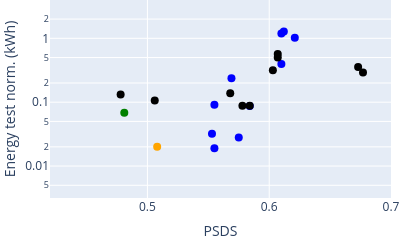

The notebook cell this image was saved under:
### Code cell
# type scale axes
type_xaxes = 'linear'
type_yaxes = 'log'

# axes labels
x_axes_lab = 'PSDS'
y_axes_lab = 'Energy test norm. (kWh)'

# which column to consider for the dataframes
df_x = 'PSDS_1_all'
df_y = 'energy_test_normalized'

figure=1
title = f'plots/psds_energy_test_10_ensemble.pdf'
text = 'code'

# figure = figure + 1

# scatter_compare(df_e_22, df_e_23, df_x, df_y, x_axes_lab, y_axes_lab, text, title, x_axes_lab_2=x_axes_lab_2, type_xaxes=type_xaxes, type_yaxes=type_yaxes, add_base=True, comp_22_23=True)
scatter_bothyears(df_24_ensemble_plus_baseline, df_23_ensemble_plus_baseline, df_x, df_y, x_axes_lab, y_axes_lab, text, title, type_xaxes=type_xaxes, type_yaxes=type_yaxes, x_range=[0.42,0.7], y_range=[-2.5,0.6], top_10=True, save=True, legend=False)

### Figure 1 — Plotly figure (JSON) as saved in the notebook; plotly's stock layout.template omitted (floating-point values rounded to 4 significant figures)
{"data": [{"marker": {"color": "blue", "size": 8}, "mode": "markers", "name": "Entries 2023", "text": ["Zhang_IOA_task4a_1", "Zhang_IOA_task4a_3", "Kim_GIST-HanwhaVision_task4a_5", "Kim_GIST-HanwhaVision_task4a_6", "Liu_SRCN_task4a_1", "Kim_GIST-HanwhaVision_task4a_4", "Wenxin_TJU_task4a_2", "Liu_SRCN_task4a_3", "Li_USTC_task4a_2", "Xiao_FMSG_task4a_5"], "type": "scatter", "x": [0.621, 0.612, 0.61, 0.61, 0.584, 0.575, 0.569, 0.555, 0.555, 0.553], "xaxis": "x", "y": [1.024, 1.28, 1.195, 0.398, 0.087, 0.028, 0.237, 0.091, 0.019, 0.032], "yaxis": "y"}, {"marker": {"color": "black", "size": 8}, "mode": "markers", "name": "Entries 2024", "text": ["Schmid_CPJKU_task4_4", "Schmid_CPJKU_task4_3", "Nam_KAIST_task4_4", "Nam_KAIST_task4_3", "XIAO_FMSG-JLESS_task4_4", "Kim_GIST-HanwhaVision_task4_4", "Kim_GIST-HanwhaVision_task4_2", "Chen_NCUT_task4_4", "LEE_KT_task4_4", "LEE_KT_task4_3"], "type": "scatter", "x": [0.677, 0.673, 0.607, 0.607, 0.603, 0.584, 0.578, 0.568, 0.506, 0.478], "xaxis": "x", "y": [0.2929, 0.3554, 0.5684, 0.5008, 0.3157, 0.08771, 0.08771, 0.138, 0.1062, 0.1323], "yaxis": "y"}, {"marker": {"color": "green", "size": 8}, "mode": "markers", "name": "Baseline 2024", "text": ["Baseline 2024"], "type": "scatter", "x": [0.481], "xaxis": "x", "y": [0.0682], "yaxis": "y"}, {"marker": {"color": "orange", "size": 8}, "mode": "markers", "name": "Baseline 2023", "text": ["Baseline_task4a_2"], "type": "scatter", "x": [0.508], "xaxis": "x", "y": [0.02], "yaxis": "y"}], "layout": {"height": 200, "legend": {"x": 0.99, "xanchor": "right", "y": 0.99, "yanchor": "top"}, "margin": {"b": 0, "l": 0, "r": 0, "t": 0}, "showlegend": false, "width": 400, "xaxis": {"anchor": "y", "domain": [0, 1], "range": [0.42, 0.7], "title": {"text": "PSDS"}, "type": "linear"}, "yaxis": {"anchor": "x", "domain": [0, 1], "range": [-2.5, 0.6], "title": {"text": "Energy test norm. (kWh)"}, "type": "log"}}}
